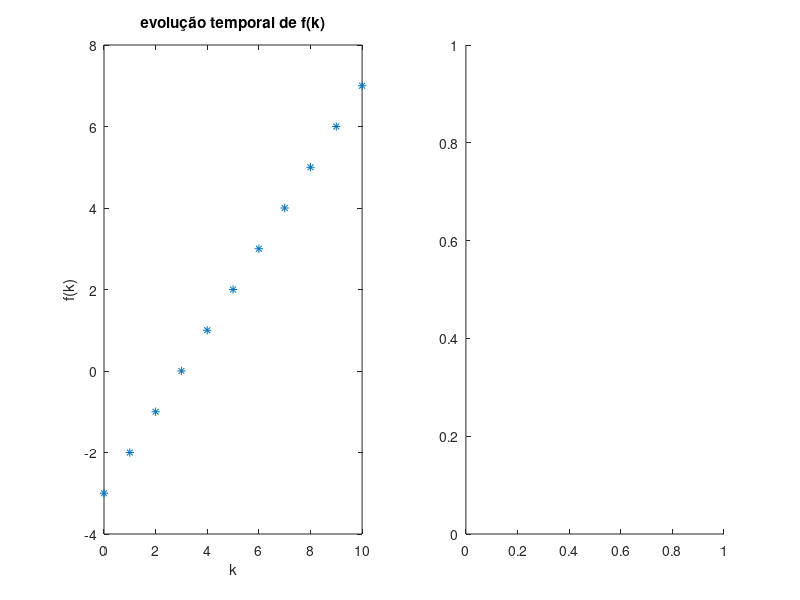

This figure's MATLAB source: (Note: this script raises an error after producing the figure.)
% Exemplo Transformada Z

% f(k) = a^k
% F(z) = z/(z-a)

% Relação entre os polos de F(z) e a evolução temporal de f(k)
NT = 26;
%a = NT/10;
%wot = NT/50;
m = round(NT/10);
k = 0:10;
%fk = a.^k;
%fk = sin(wot*k);
fk = impz(k-m);

%den = [1,-2*cos(wot),1];
%p = roots(den);

figure(1)
subplot(1,2,1)
plot(k,fk,'*')
xlabel('k')
ylabel('f(k)')
title('evolução temporal de f(k)')

subplot(1,2,2)
%zplane([],a)
%zplane([],p)
zplane([],a)
title('polos de F(z)')

% para impulso em k=m:  kroneckerDelta(0:10,sym(m))
